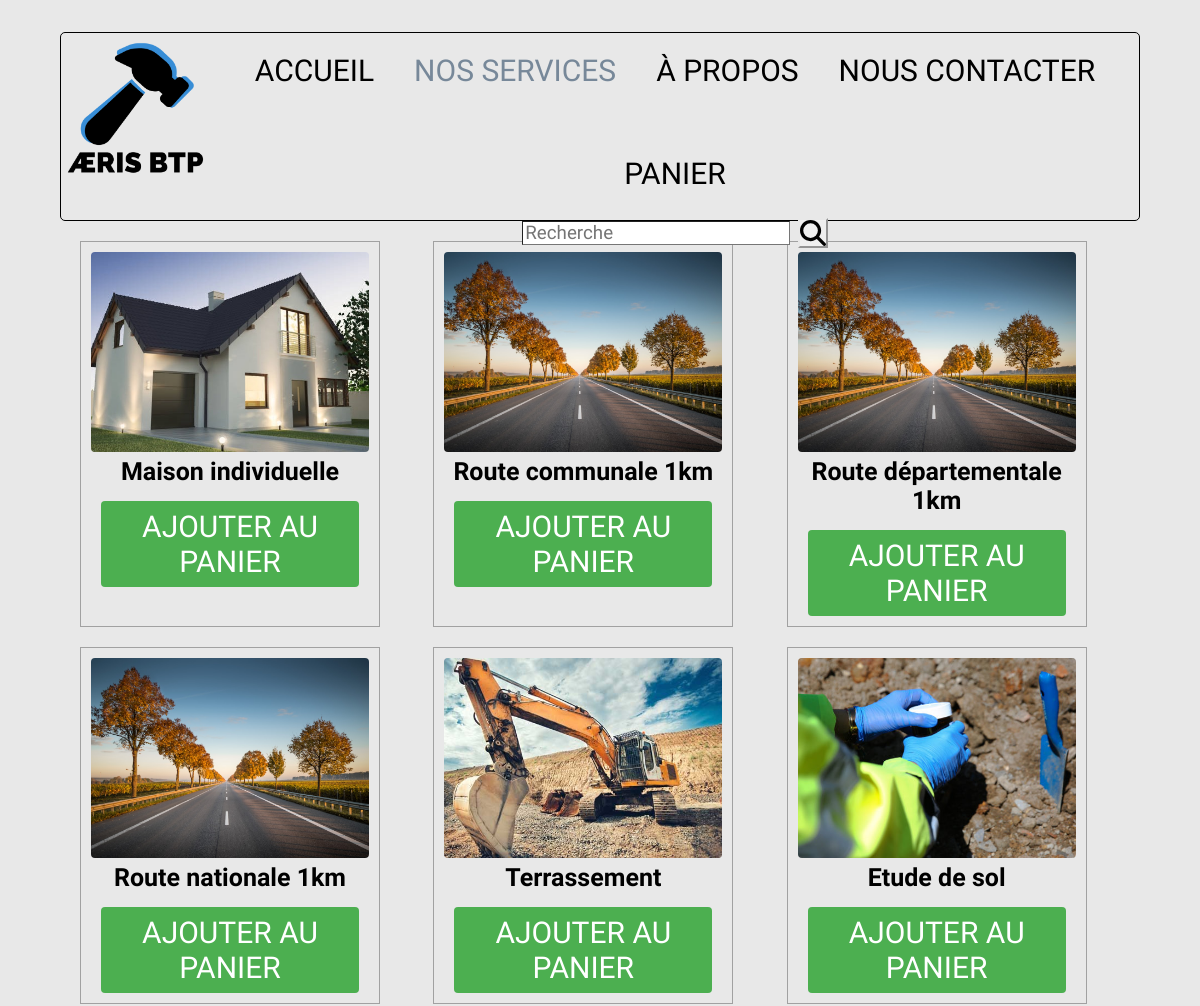
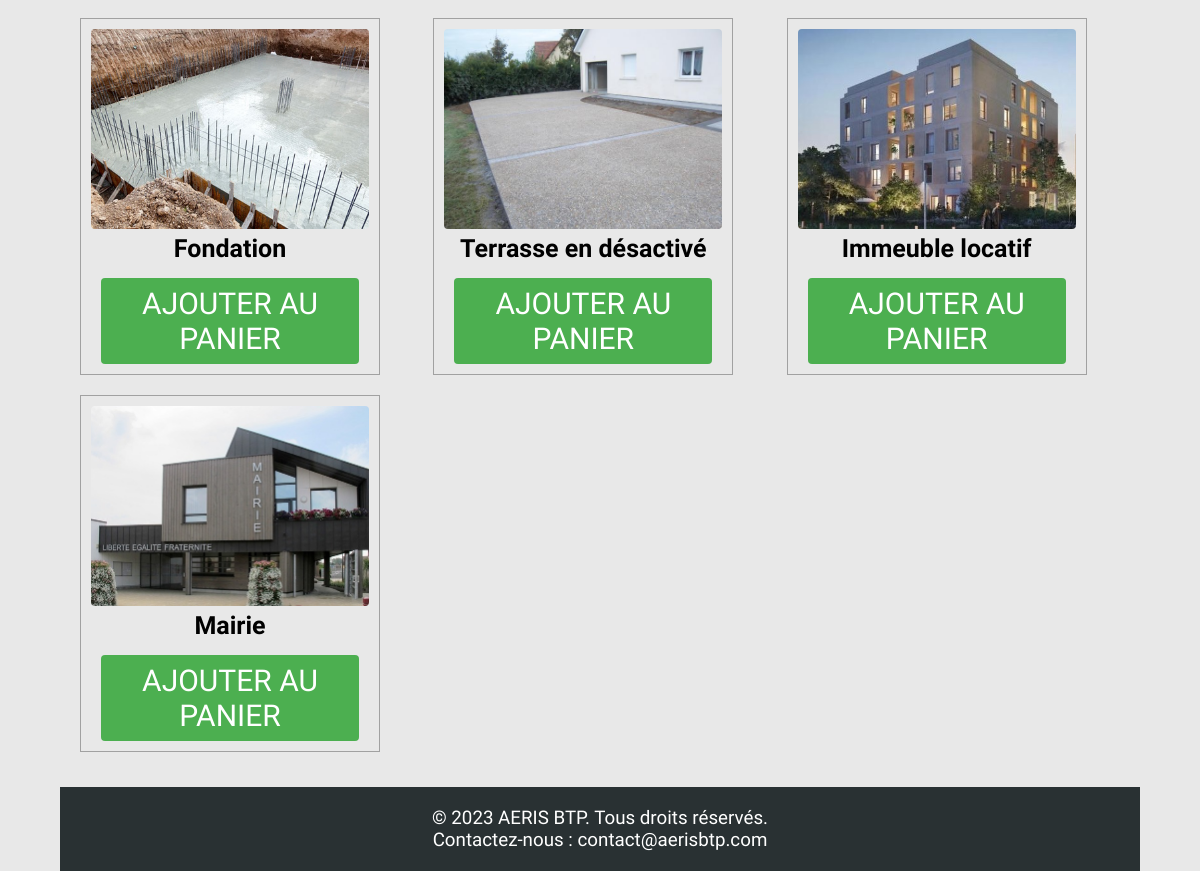
/services.php, run on the app's committed database (2 pictures, top to bottom).
### tables this page shows
CREATE TABLE `service` (
  `id_service` int(11) NOT NULL,
  `nom_service` varchar(30) NOT NULL,
  `photo_service` varchar(60) NOT NULL,
  `description` text NOT NULL
);

### src/utils/recupereBDD.php (called while the page is built, shortened)
<?php
function getServices():array {
    $connexion = createConnection();
    $requeteSQL = "Select * From service";
    $requete = $connexion->prepare($requeteSQL);
    $requete->execute();
    return $requete->fetchAll(PDO::FETCH_ASSOC);
}

### services.php (the view, shortened to what this page needs)
<?php
require_once "src/utils/recupereBDD.php";
$services = getServices()
?>
<html lang=fr>
<head>
    <link rel="stylesheet" href="styles.css">
    <link rel="stylesheet" href="services.css">
</head>
<body>
<?php require_once "src/utils/header.php" ?>
<div class="grilleService">
    <?php
    foreach ($services as $service) {
    ?>
    <div class="carteService">
        <img src="<?= $service["photo_service"]?>" alt="Nom du produit">
        <h1><?= $service["nom_service"]?></h1>
        <a href="#">Ajouter au panier</a>
    </div>
    <?php
    }
    ?>
</div>
<?php require_once "src/utils/footer.php" ?>
</body>
</html>

### src/utils/header.php (shortened to what this page needs)
<?php
$page = pathinfo($_SERVER['PHP_SELF'], PATHINFO_BASENAME);
$index = ["index.php", "services.php", "aPropos.php", "nousContacter.php"];
$listeAcceuil = ["accueil", "nos services", "à propos", "nous contacter"]
?>
<header>
    <img id="logo" alt="" src="src/image/logo_wide.png">
    <nav>
        <ul id="nav">
            <?php
            foreach($listeAcceuil as $i => $element) {
                $pageCourante = $page == $index[$i] ? 'style="color:#778899"' : "";
            ?>
                <li><a <?=$pageCourante ?> href="<?= $index[$i]?>"><?= $element ?></a></li>
            <?php
            }
            ?>
            <ul>
                <li>Panier</li>
                <li>
                    <input id="recherche" type="text" placeholder="Recherche">
                    <input src="src/" type="submit" value=" ">
                </li>
            </ul>
        </ul>
    </nav>
</header>

### src/utils/footer.php
<footer>
    <p>&copy; 2023 AERIS BTP. Tous droits réservés.</p>
    <p>Contactez-nous : contact@aerisbtp.com</p>
</footer>

### styles.css (style rules this page uses)
* { margin: 0; padding: 0; box-sizing: border-box; font-size: 62.5%; font-family: 'Oswald', sans-serif; }
a { color: inherit; text-decoration: none; }
h1 { margin: 4rem 0; font-size: 4.5rem; }
body { width: 90vw; height: 100vh; margin: 4vh auto; background-color: #e8e8e8; }
header { background-color: #e8e8e8; width: 100%; border: black 1px solid; border-radius: 5px; display: flex; justify-content: space-between; position: -webkit-sticky; position: sticky; top: 1rem; }
#logo { padding: 0.5rem; height: 100%; max-width: 15rem; }
nav ul { flex-wrap: wrap; align-items: center; justify-content: center; margin: 0 0.5rem; display: flex; height: 100%; list-style: none; }
nav ul li,a { display: block; margin: 0 1rem; font-size: 3rem; text-transform: uppercase; padding: 1rem 0; cursor: pointer; text-decoration: none; transition: color 300ms; }
nav ul ul { width: 35rem; flex-direction: column; }
#recherche { border-width: .1rem; padding-left: 0.2rem; }
input[type=submit] { background-image: url('src/svg/search.svg'); background-repeat: no-repeat; width: 3rem; height: 3rem; border-color: #e8e8e8; }
footer { background-color: #293133; color: #FFFFFF; padding: 20px; text-align: center; font-size: 3rem; margin: 1.5rem auto 0 auto; }

### services.css (style rules this page uses)
.grilleService { display: grid; grid-template-columns: repeat(auto-fit, minmax(300px, 1fr)); grid-gap: 20px; width: 100%; padding: 20px; box-sizing: border-box; }
.carteService { width: 300px; border: 1px solid #a1a1a1; padding: 10px; text-align: center; }
.carteService img { width: 100%; height: 200px; object-fit: cover; border-radius: 4px; }
.carteService h1 { font-size: 2.5rem; margin: .5rem; }
.carteService a { display: inline-block; margin-top: 10px; padding: 8px 16px; background-color: #4CAF50; color: white; text-decoration: none; border-radius: 4px; }

### data on the page
service: photo_service (picture), nom_service "Maison individuelle"
service: photo_service (picture), nom_service "Route communale 1km"
service: photo_service (picture), nom_service "Route départementale 1km"
service: photo_service (picture), nom_service "Route nationale 1km"
service: photo_service (picture), nom_service "Terrassement"
service: photo_service (picture), nom_service "Etude de sol"
service: photo_service (picture), nom_service "Fondation"
service: photo_service (picture), nom_service "Terrasse en désactivé"
service: photo_service (picture), nom_service "Immeuble locatif"
service: photo_service (picture), nom_service "Mairie"

### other printed values
$element "ACCUEIL"
$element "NOS SERVICES"
$element "À PROPOS"
$element "NOUS CONTACTER"
